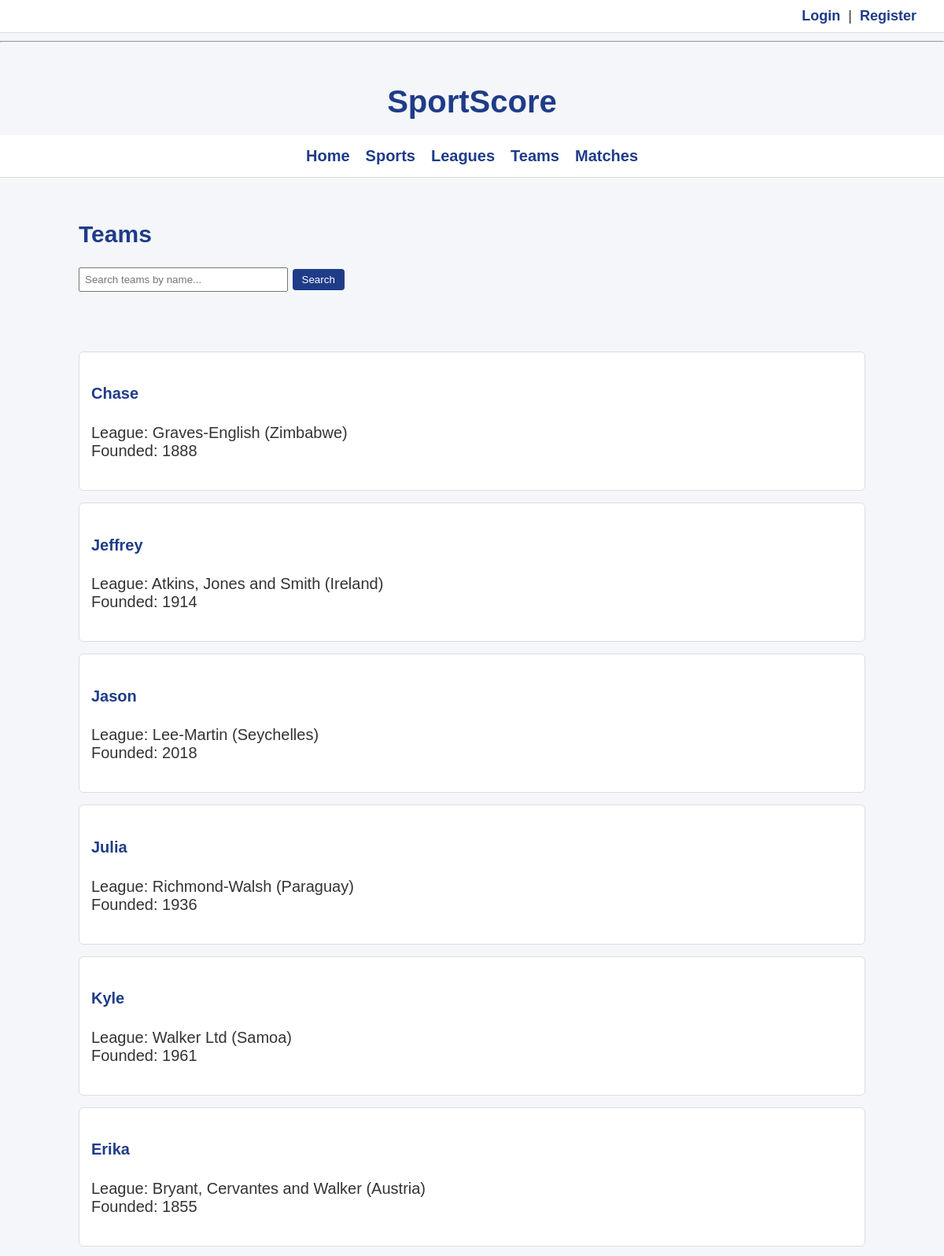
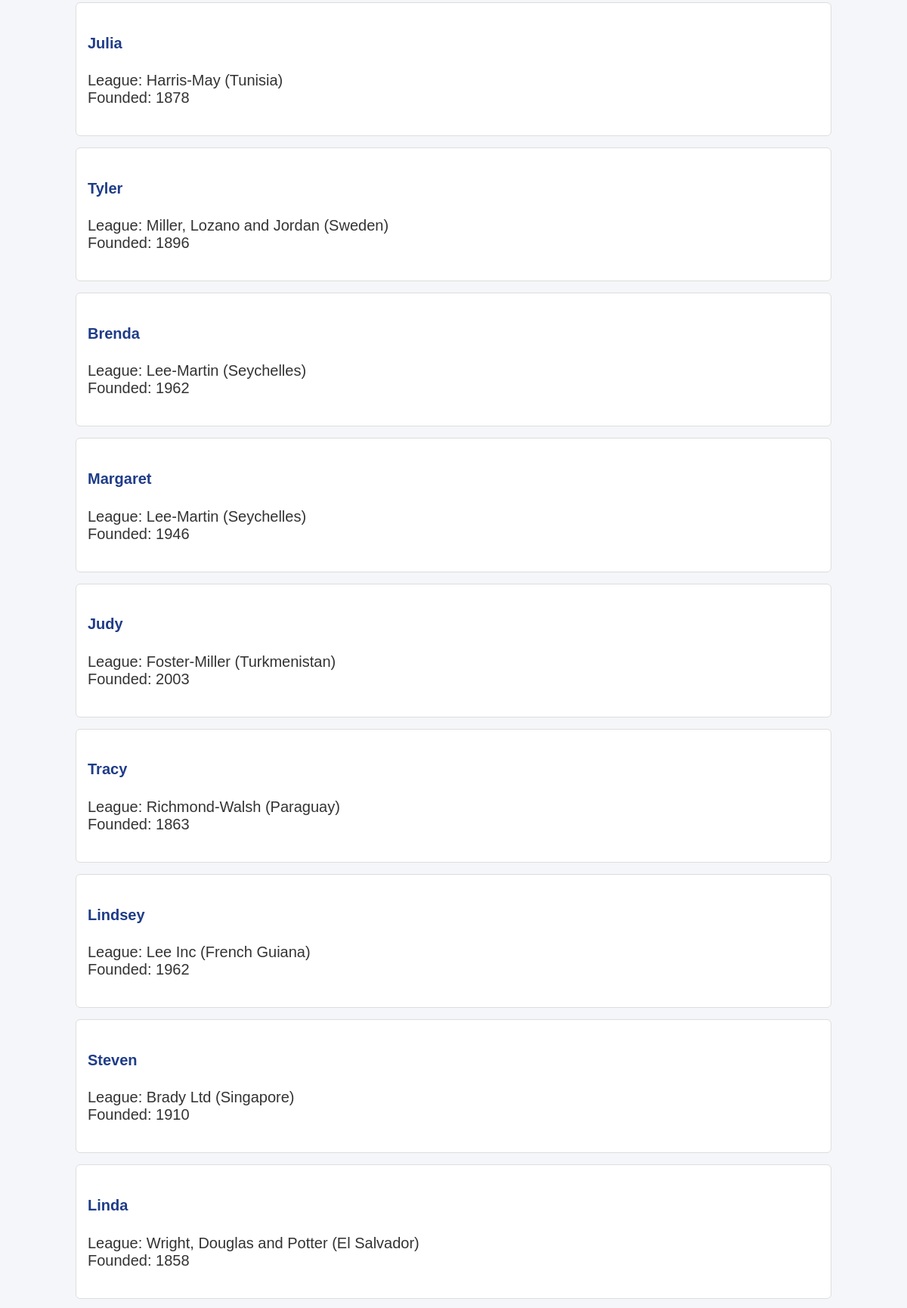
Screenshot of /main/teams (upper part) with the database file from the repository (2 pictures, top to bottom).
### main/models.py (models this page shows, shortened)
class Team(models.Model):
    name = models.CharField(max_length=100)
    league = models.ForeignKey(League, on_delete=models.CASCADE)
    founded_year = models.IntegerField()

class League(models.Model):
    name = models.CharField(max_length=100)
    country = models.CharField(max_length=100)
    sport = models.ForeignKey(Sport, on_delete=models.CASCADE)
    def __str__(self):
        return f"{self.name} ({self.country})"

### main/views.py (the view)
# urls.py: path('teams', TeamList.as_view(), name='teams'),
class TeamList(ListView):
    model = Team
    def get_queryset(self):
        queryset = Team.objects.all()
        search = self.request.GET.get('search')
        if search:
            queryset = queryset.filter(name__icontains=search)
        return queryset

### templates/main/team_list.html (shortened to what this page needs)
{% extends "base_generic.html" %}
{% block content %}
<h2>Teams</h2>
<form method="get">
    <input type="text" name="search" placeholder="Search teams by name...">
    <button type="submit">Search</button>
</form>
<br><br>
{% for team in team_list %}
    <div class="team">
        <h4>
            <a href="{% url 'main:team-matches' team.pk %}">
                {{ team.name }}
            </a>
        </h4>
        League: {{ team.league }} <br>
        Founded: {{ team.founded_year }} <br>
        <br>
    </div>
{% empty %}
    <p>No teams found.</p>
{% endfor %}
{% endblock %}

### main/static/css/style.css (style rules this page uses)
body { margin: 0; padding: 0; font-family: Arial, Helvetica, sans-serif; font-size: 20px; background-color: #f4f6f9; color: #333; }
h2, h3, h4 { color: #1f3c88; }
a { color: #1f3c88; text-decoration: none; }
form button, button { background-color: #1f3c88; color: white; border: none; padding: 6px 12px; border-radius: 4px; cursor: pointer; }
.league, .team, .match, .sport { background-color: #ffffff; border: 1px solid #ddd; border-radius: 6px; padding: 15px; margin-bottom: 15px; }
form input[type="text"], form input[type="password"], form input[type="number"], form select { padding: 6px; width: 250px; margin-bottom: 10px; }
form { margin-bottom: 20px; }

### rows the page displays
Team: name "Chase", league "Graves-English (Zimbabwe)", founded_year "1888"
Team: name "Jeffrey", league "Atkins, Jones and Smith (Ireland)", founded_year "1914"
Team: name "Jason", league "Lee-Martin (Seychelles)", founded_year "2018"
Team: name "Julia", league "Richmond-Walsh (Paraguay)", founded_year "1936"
Team: name "Kyle", league "Walker Ltd (Samoa)", founded_year "1961"
Team: name "Erika", league "Bryant, Cervantes and Walker (Austria)", founded_year "1855"
Team: name "Julia", league "Harris-May (Tunisia)", founded_year "1878"
Team: name "Tyler", league "Miller, Lozano and Jordan (Sweden)", founded_year "1896"
Team: name "Brenda", league "Lee-Martin (Seychelles)", founded_year "1962"
Team: name "Margaret", league "Lee-Martin (Seychelles)", founded_year "1946"
Team: name "Judy", league "Foster-Miller (Turkmenistan)", founded_year "2003"
Team: name "Tracy", league "Richmond-Walsh (Paraguay)", founded_year "1863"
Team: name "Lindsey", league "Lee Inc (French Guiana)", founded_year "1962"
Team: name "Steven", league "Brady Ltd (Singapore)", founded_year "1910"
Team: name "Linda", league "Wright, Douglas and Potter (El Salvador)", founded_year "1858"
